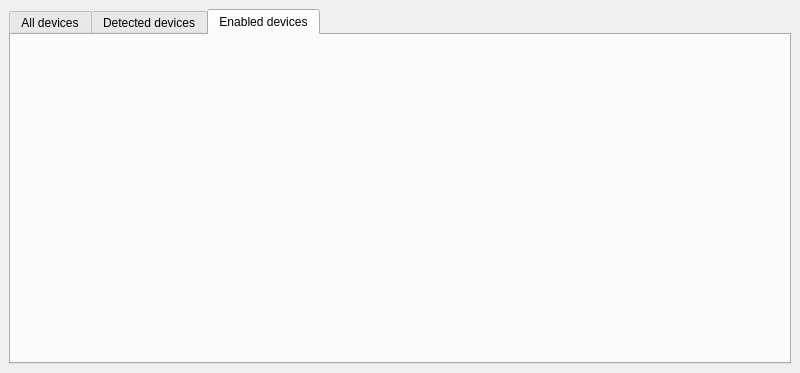
<?xml version="1.0" encoding="UTF-8"?>
<ui version="4.0">
 <class>MainWindow</class>
 <widget class="QMainWindow" name="MainWindow">
  <property name="geometry">
   <rect>
    <x>0</x>
    <y>0</y>
    <width>800</width>
    <height>373</height>
   </rect>
  </property>
  <property name="windowTitle">
   <string>MainWindow</string>
  </property>
  <widget class="QWidget" name="centralwidget">
   <layout class="QHBoxLayout" name="horizontalLayout">
    <item>
     <widget class="QTabWidget" name="tabWidget">
      <property name="tabPosition">
       <enum>QTabWidget::North</enum>
      </property>
      <property name="tabShape">
       <enum>QTabWidget::Rounded</enum>
      </property>
      <property name="currentIndex">
       <number>2</number>
      </property>
      <property name="elideMode">
       <enum>Qt::ElideNone</enum>
      </property>
      <property name="usesScrollButtons">
       <bool>true</bool>
      </property>
      <widget class="QWidget" name="all_devices">
       <attribute name="title">
        <string>All devices</string>
       </attribute>
      </widget>
      <widget class="QWidget" name="detected_devices">
       <attribute name="title">
        <string>Detected devices</string>
       </attribute>
      </widget>
      <widget class="QWidget" name="activated_devices">
       <attribute name="title">
        <string>Enabled devices</string>
       </attribute>
      </widget>
     </widget>
    </item>
   </layout>
  </widget>
 </widget>
 <resources/>
 <connections/>
</ui>
